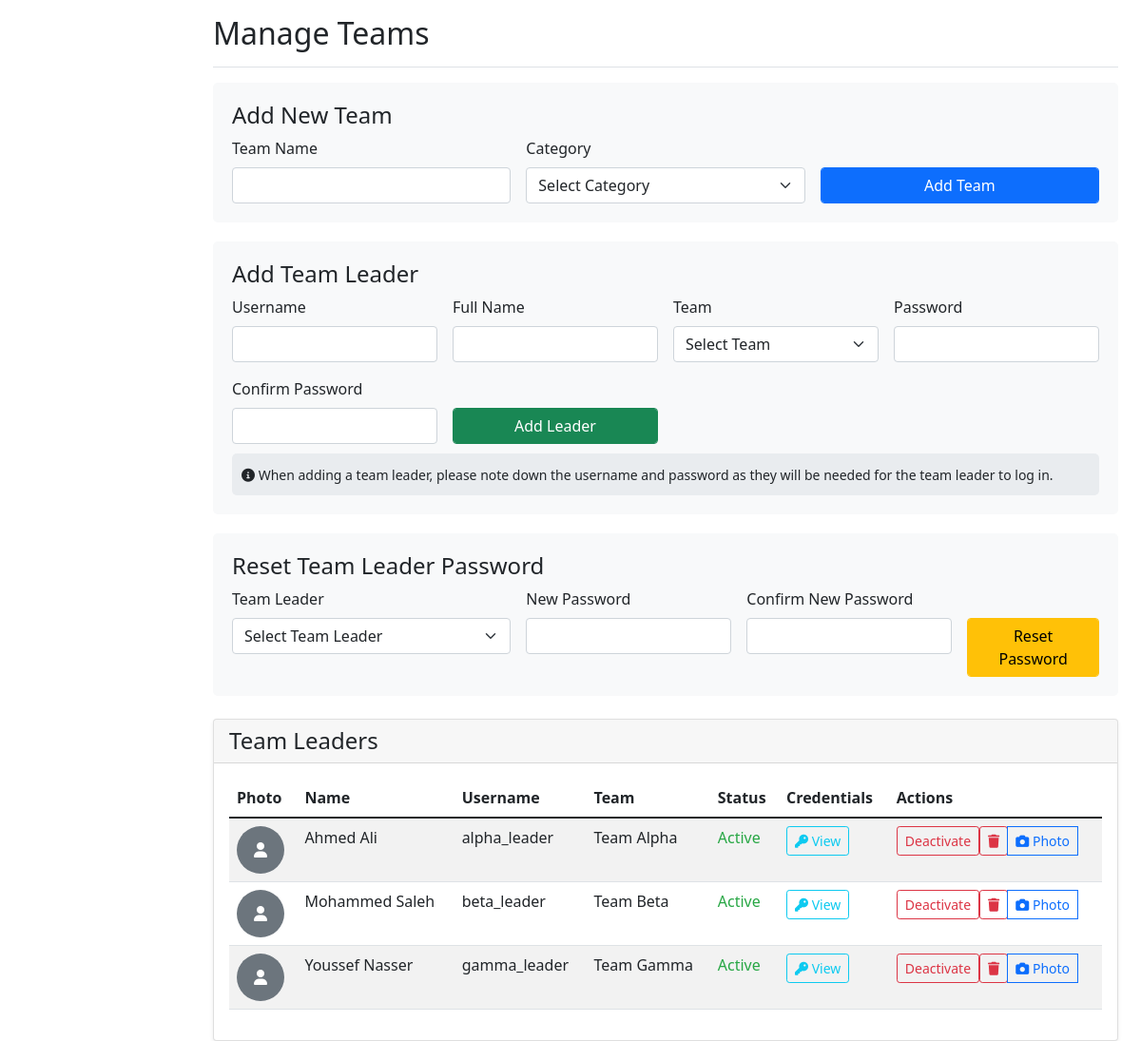
/teams_with_secure_credentials.php (signed in), run on an earlier commit of the app's database.
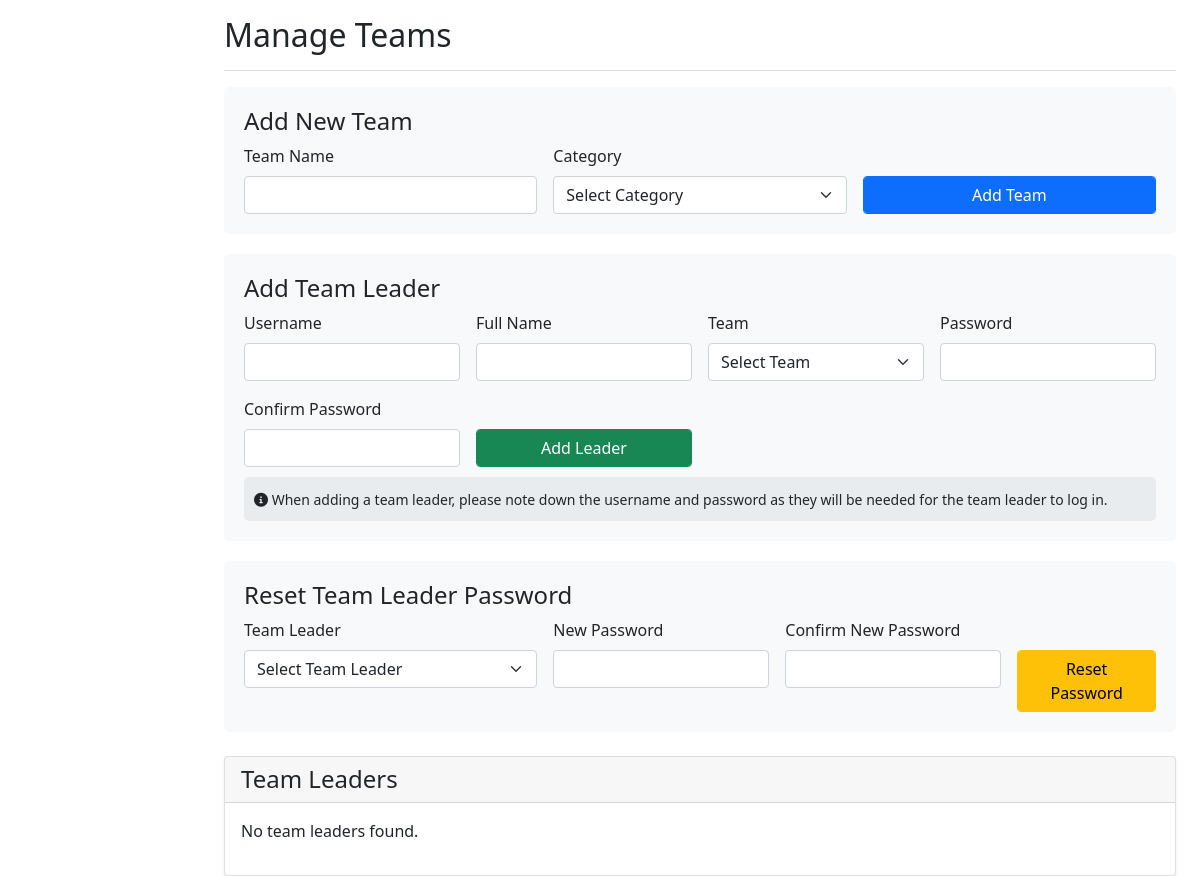
And on a later commit of the database.
### tables this page shows
CREATE TABLE IF NOT EXISTS team_leaders (
    id INT AUTO_INCREMENT PRIMARY KEY,
    username VARCHAR(50) UNIQUE NOT NULL,
    password_hash VARCHAR(255) NOT NULL,
    full_name VARCHAR(100),
    team_id INT,
    is_active BOOLEAN DEFAULT TRUE,
    photo_path VARCHAR(255),
    created_at TIMESTAMP DEFAULT CURRENT_TIMESTAMP,
    FOREIGN KEY (team_id) REFERENCES teams(id) ON DELETE SET NULL
);

CREATE TABLE IF NOT EXISTS teams (
    id INT AUTO_INCREMENT PRIMARY KEY,
    name VARCHAR(100) NOT NULL,
    category ENUM('BIDAYA', 'THANIYA') NOT NULL,
    teacher_name VARCHAR(100),
    contact_number VARCHAR(20),
    email VARCHAR(100),
    created_at TIMESTAMP DEFAULT CURRENT_TIMESTAMP
);

### teams_with_secure_credentials.php (the view, shortened to what the changed rows need)
<?php
require_once '../includes/config.php';
try {
    $stmt = $pdo->query("
        SELECT tl.*, t.name as team_name
        FROM team_leaders tl
        LEFT JOIN teams t ON tl.team_id = t.id
        ORDER BY tl.full_name
    ");
    $team_leaders = $stmt->fetchAll(PDO::FETCH_ASSOC);
} catch (PDOException $e) {
    $error_message = "Error fetching team leaders: " . $e->getMessage();
    $team_leaders = [];
}
?>
<!DOCTYPE html>
<html lang="en">
<head>
    <link href="https://cdn.jsdelivr.net/npm/bootstrap@5.1.3/dist/css/bootstrap.min.css" rel="stylesheet">
    <link href="https://cdnjs.cloudflare.com/ajax/libs/font-awesome/6.0.0/css/all.min.css" rel="stylesheet">
</head>
<body>
    <div class="container-fluid">
        <div class="row">
            <main class="col-md-9 ms-sm-auto col-lg-10 px-md-4">
                <div class="d-flex justify-content-between flex-wrap flex-md-nowrap align-items-center pt-3 pb-2 mb-3 border-bottom">
                    <h1 class="h2">Manage Teams</h1>
                </div>
                <div class="card mt-4">
                    <div class="card-body">
                        <?php if (empty($team_leaders)): ?>
                            <p>No team leaders found.</p>
                        <?php else: ?>
                            <div class="table-responsive">
                                <table class="table table-striped table-hover">
                                    <thead>
                                        <tr>
                                            <th>Photo</th>
                                            <th>Name</th>
                                            <th>Username</th>
                                            <th>Team</th>
                                            <th>Status</th>
                                            <th>Credentials</th>
                                            <th>Actions</th>
                                        </tr>
                                    </thead>
                                    <tbody>
                                        <?php foreach ($team_leaders as $leader): ?>
                                            <tr>
                                                <td>
                                                    <?php if (!empty($leader['photo_path'])): ?>
                                                        <img src="../uploads/<?php echo htmlspecialchars($leader['photo_path']); ?>" alt="Photo" class="leader-photo">
                                                    <?php else: ?>
                                                        <div class="bg-secondary rounded-circle d-flex align-items-center justify-content-center leader-photo text-white">
                                                            <i class="fas fa-user"></i>
                                                        </div>
                                                    <?php endif; ?>
                                                </td>
                                                <td><?php echo htmlspecialchars($leader['full_name']); ?></td>
                                                <td><?php echo htmlspecialchars($leader['username']); ?></td>
                                                <td><?php echo htmlspecialchars($leader['team_name'] ?? 'No Team'); ?></td>
                                                <td>
                                                    <span class="<?php echo $leader['is_active'] ? 'status-active' : 'status-inactive'; ?>">
                                                        <?php echo $leader['is_active'] ? 'Active' : 'Inactive'; ?>
                                                    </span>
                                                </td>
                                                <td>
                                                    <button type="button" class="btn btn-sm btn-outline-info" data-bs-toggle="modal" data-bs-target="#credentialsModal<?php echo $leader['id']; ?>">
                                                        <i class="fas fa-key"></i> View
                                                    </button>
                                                </td>
                                                <td>
                                                    <div class="btn-group" role="group">
                                                        <form method="POST" class="d-inline">
                                                            <button type="submit" name="toggle_leader_status" class="btn btn-sm <?php echo $leader['is_active'] ? 'btn-outline-danger' : 'btn-outline-success'; ?>">
                                                                <?php echo $leader['is_active'] ? 'Deactivate' : 'Activate'; ?>
                                                            </button>
                                                        </form>
                                                        <form method="POST" class="d-inline" onsubmit="return confirm('Are you sure you want to delete this team leader? This action cannot be undone.')">
                                                            <button type="submit" name="delete_leader" class="btn btn-sm btn-outline-danger">
                                                                <i class="fas fa-trash"></i>
                                                            </button>
                                                        </form>
                                                        <button type="button" class="btn btn-sm btn-outline-primary" data-bs-toggle="modal" data-bs-target="#photoModal<?php echo $leader['id']; ?>">
                                                            <i class="fas fa-camera"></i> Photo
                                                        </button>
                                                    </div>
                                                </td>
                                            </tr>
                                        <?php endforeach; ?>
                                    </tbody>
                                </table>
                            </div>
                        <?php endif; ?>
                    </div>
                </div>
            </main>
        </div>
    </div>
</body>
</html>

What changed in the data, as far as the page shows it:
removed team_leaders: full_name "Ahmed Ali", username "alpha_leader", team.name "Team Alpha", is_active "Active"
removed team_leaders: full_name "Mohammed Saleh", username "beta_leader", team.name "Team Beta", is_active "Active"
removed team_leaders: full_name "Youssef Nasser", username "gamma_leader", team.name "Team Gamma", is_active "Active"
Also different on the page:
text no longer shown: "Photo Name Username Team Status Credentials Actions"
text now shown: "No team leaders found."
